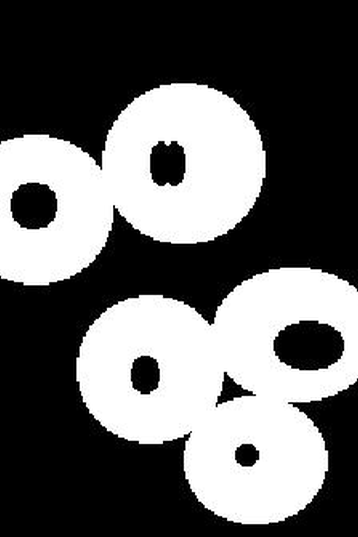
%> input picture comonOperations/fill_holes.png (cropped and resized to the size of MATLAB's example picture, made grey), 358 x 537 px, given in place of moon.tif, which was not available
$ octave common_operations.m   (GNU Octave 9; MATLAB toolbox functions it lacks are replaced by stand-ins)
%> lines starting %> are read from the running program, lines starting %| are printed output that depends on the picture; in (x1, y1, x2, y2) boxes, pixels count from 0 and x2, y2 are one past the last pixel; in counts of white or black regions, pixels touching at a corner belong together; the program's own positions count from 1; pictures that were not available may be replaced by others from this repository, and a replacement may not be noted
%edge detection using morphological operators
I = imread('moon.tif') ;
%> I is the input picture: size 537x358 uint8; min 0, max 255, mean 99.9
se = strel('disk', 3) ;
J = imerode(I, se) ;
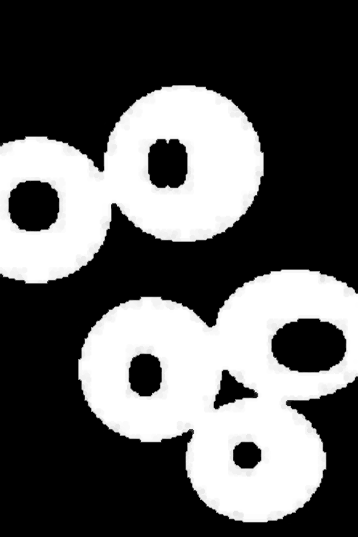
%> J: size 537x358 uint8; min 0, max 255, mean 91.4
E = I - J ;
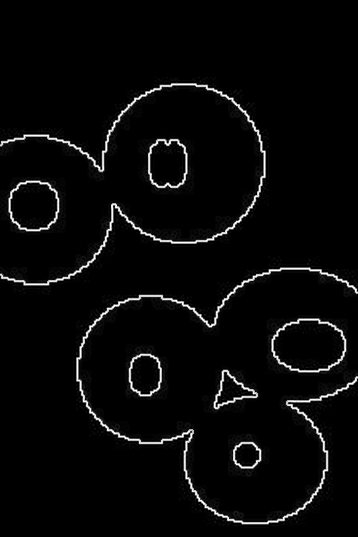
%> E: size 537x358 uint8; min 0, max 255, mean 8.5
imtool([I J E]) ;
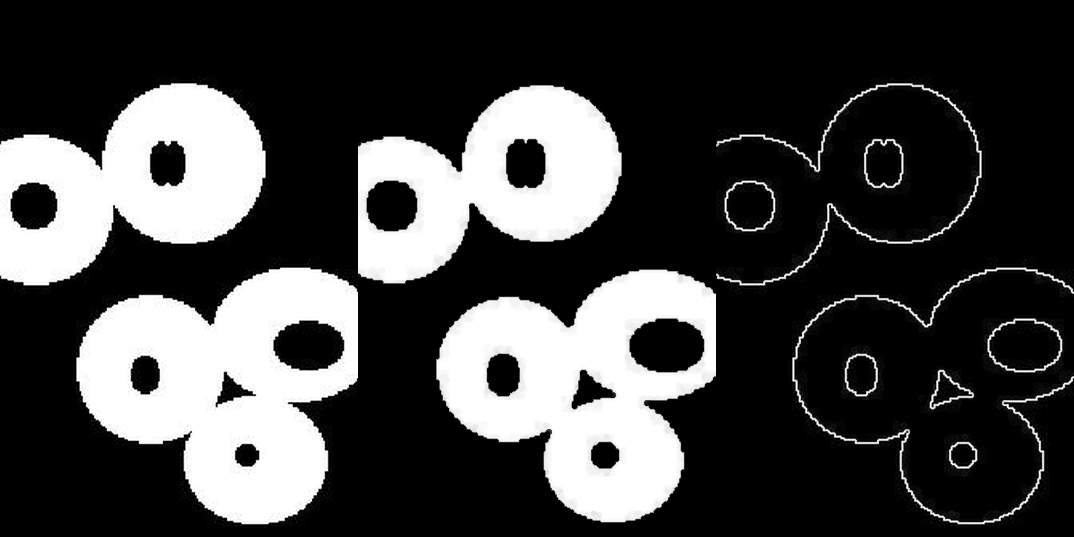
%> displayed picture: size 537x1074, on the screen's scale of 0 to 255; min 0, max 255, mean 66.6

% count number of objects in image when image is bw
I = imread('rice_bw.png') ;
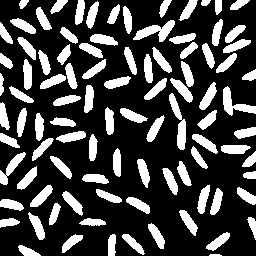
%> input picture comonOperations/rice_bw.png, 256 x 256 px
%> I: size 256x256 logical; 26.8% white; 95 white regions, largest, box (x1, y1, x2, y2) and area: (133, 20, 175, 42) 403, (169, 93, 186, 150) 400, (223, 86, 256, 116) 373
imtool(I, []) ;
[L, num] = bwlabel(I) ;
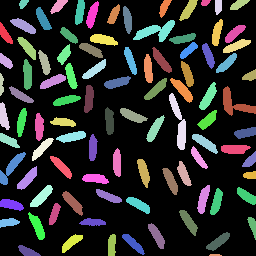
%> L: size 256x256 double; 96 distinct labels, from 0 to 95; one colour per label, 0 black
%> num = 95
RGB = label2rgb(L) ;
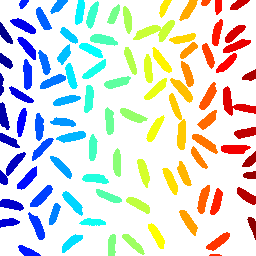
%> RGB: size 256x256x3 uint8; mean R, G, B 219.8, 223.4, 218.6
imtool(RGB, []) ;

%when image is noisy and grayscale
%> (the run ends here)
